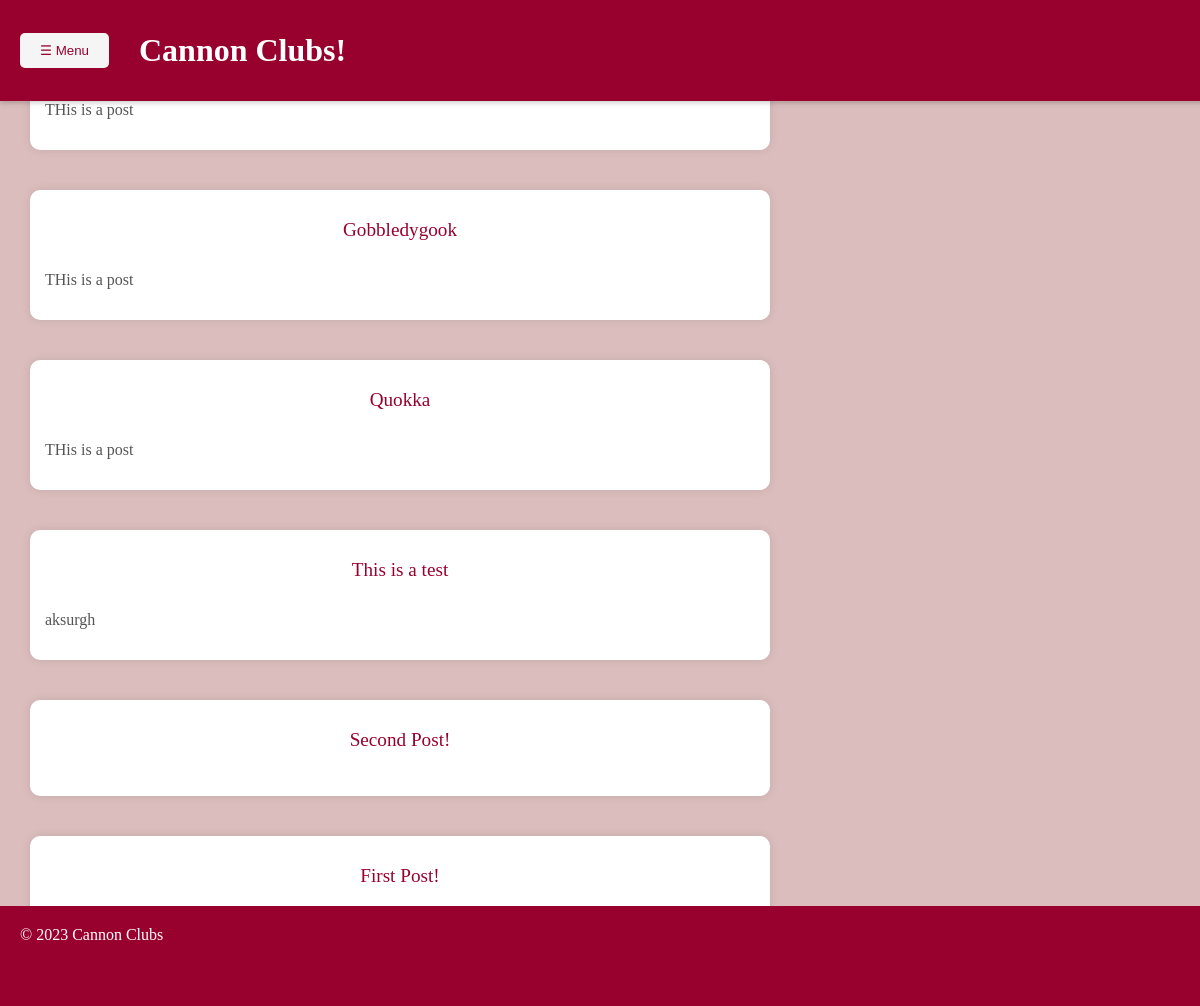
/blog/, run on an earlier commit of the app's database.
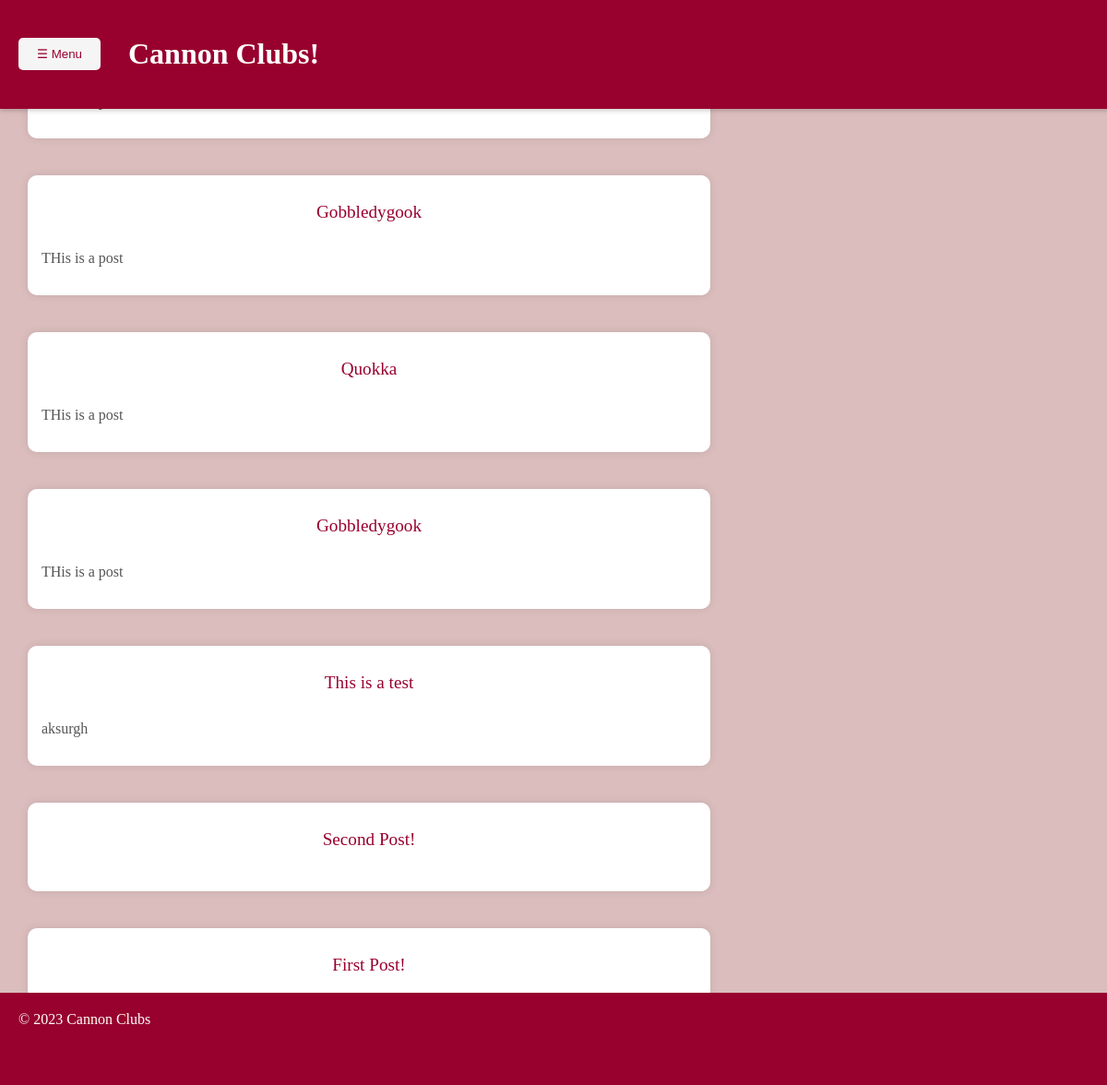
And on a later commit of the database.
### blog/models.py (models this page shows, shortened)
class Post(models.Model):
    name = models.CharField(max_length=50)
    picture = models.ImageField()
    club = models.CharField(max_length=50, default="Nobody")
    pub_date = models.DateTimeField("date published")
    words = models.CharField(max_length=250)
    approved = models.BooleanField(default=False)

### blog/views.py (the view)
# urls.py: path("", views.IndexView.as_view(), name='index'),
class IndexView(generic.ListView):
    template_name = "blog/index.html"
    context_object_name = "latest_blog_entries"
    def get_queryset(self):
       return Post.objects.filter(pub_date__lte=timezone.now(), approved=True).order_by("-pub_date")[:10]

### blog/templates/blog/index.html (shortened to what this page needs)
{% load static %}
<!DOCTYPE html>
<html>
<head>
    <link rel="stylesheet" type="text/css" href="{% static 'blog/full.css' %}">
</head>
<body>
    <header id="navbar">
        <button id="menu-button">&#9776; Menu</button>
        <h1>Cannon Clubs!</h1>
    </header>
    <div class="new-div">
    </div>
       <div class="main">
        {% if latest_blog_entries %}
            <ul class="cool-list">
                {% for post in latest_blog_entries %}
                    <li>
                        <a href="{% url 'blog:post' post.id %}">{{ post.name }}</a>
                        <p class="post-description">{{ post.words }}</p>
                    </li>
                {% endfor %}
            </ul>
        {% else %}
            <p>No posts are available.</p>
        {% endif %}
    </div>
    <footer>
        &copy; 2023 Cannon Clubs
    </footer>
</body>
</html>

What changed in the data, as far as the page shows it:
no longer on this page (row unchanged): Post: words "THis is a post"
now on this page (row edited): Post: name "Gobbledygook", words "THis is a post"
